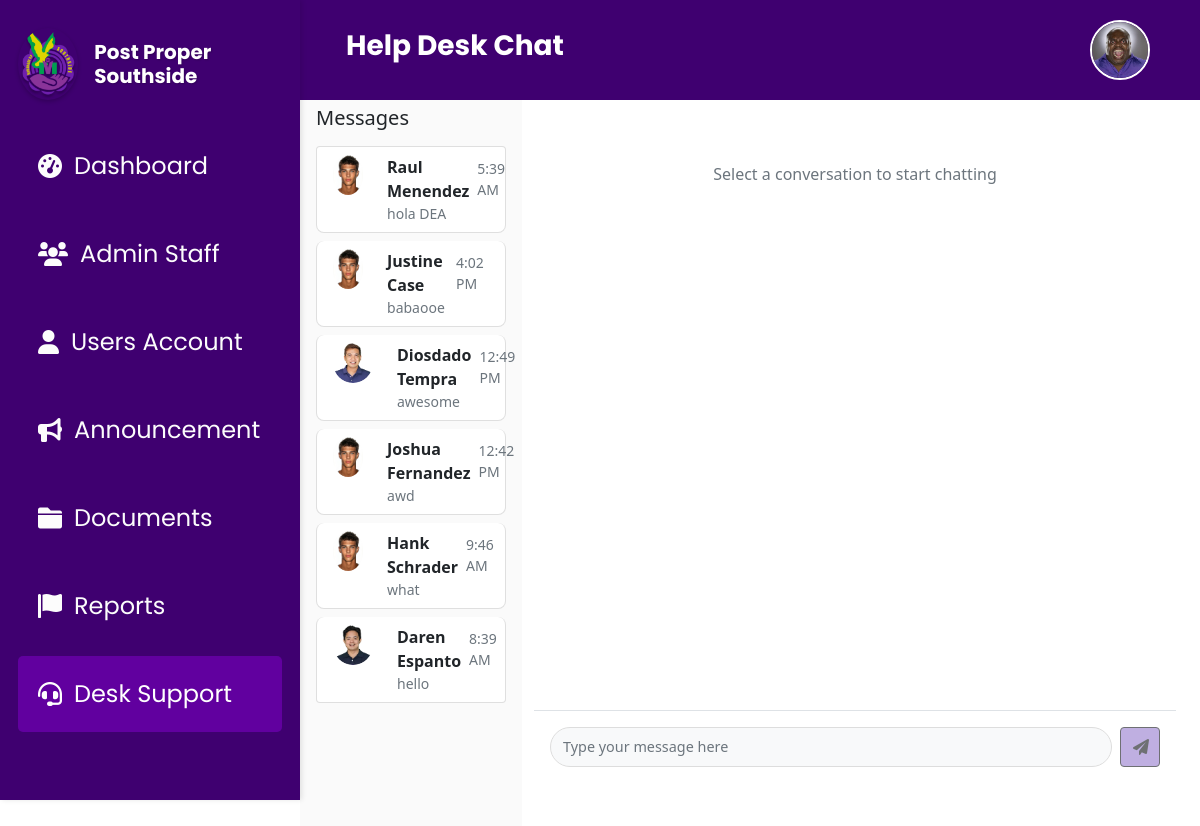
The app's page /desk_support.php (signed in), older data.
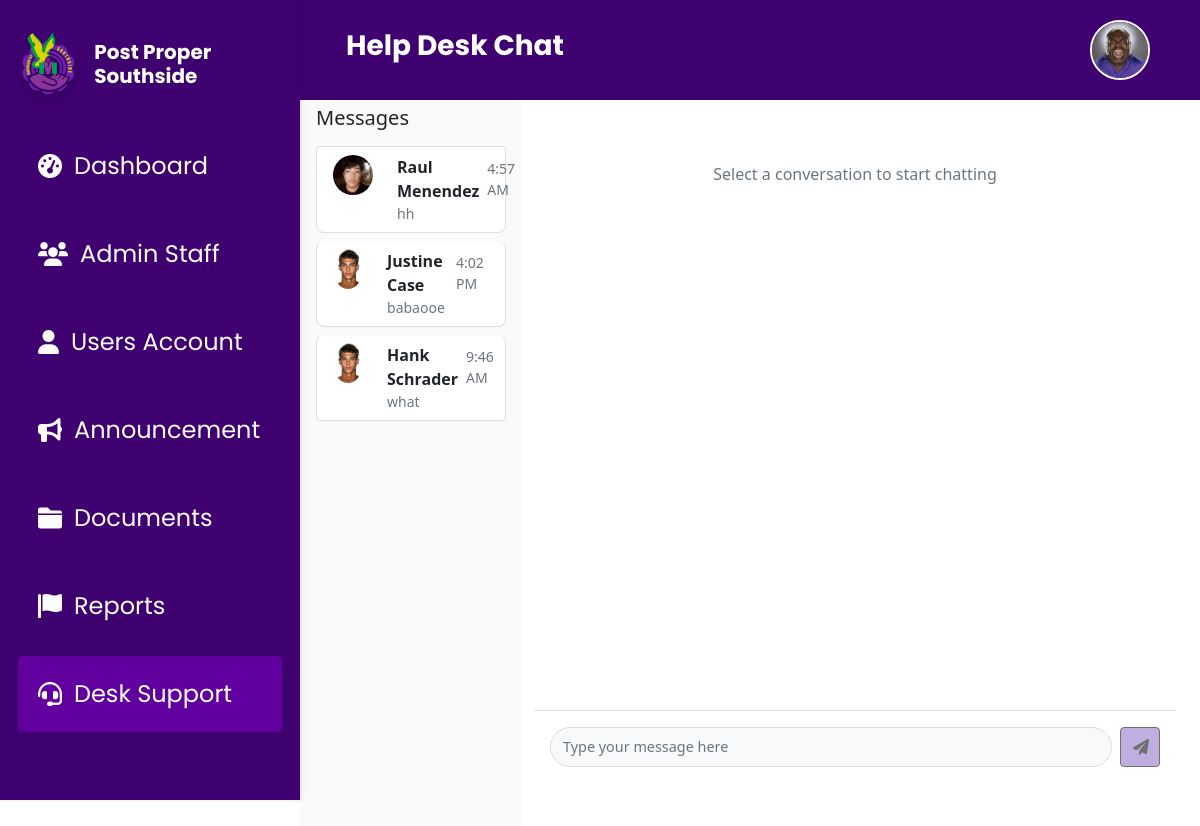
The same page, newer data.
### tables this page shows
CREATE TABLE `user_accounts` (
  `id` int(11) NOT NULL,
  `firstName` varchar(50) NOT NULL,
  `lastName` varchar(50) NOT NULL,
  `username` varchar(50) NOT NULL,
  `age` int(11) DEFAULT NULL,
  `gender` enum('male','female') NOT NULL,
  `adrHouseNo` varchar(10) DEFAULT NULL,
  `adrZone` varchar(20) DEFAULT NULL,
  `adrStreet` varchar(100) DEFAULT NULL,
  `birthday` varchar(255) DEFAULT NULL,
  `password` varchar(255) NOT NULL,
  `user_profile_picture` longtext NOT NULL,
  `last_active` timestamp NULL DEFAULT NULL,
  `full_name` varchar(255) GENERATED ALWAYS AS (concat(`firstName`,' ',`lastName`)) STORED,
  `status` enum('pending','verified','rejected') NOT NULL DEFAULT 'pending',
  `user_valid_id` longtext DEFAULT NULL,
  `user_valid_id_back` longtext DEFAULT NULL
);

### desk_support.php (the view, shortened to what this page needs)
<?php
include 'db.php';
try {
    $query = "SELECT DISTINCT
                u.id,
                u.firstName,
                u.lastName,
                u.user_profile_picture,
                (SELECT m2.message
                 FROM messages m2
                 WHERE (m2.sender_id = u.id OR (m2.is_admin = 1 AND m2.sender_id = u.id))
                 ORDER BY m2.timestamp DESC
                 LIMIT 1) as latest_message,
                (SELECT m3.timestamp
                 FROM messages m3
                 WHERE (m3.sender_id = u.id OR (m3.is_admin = 1 AND m3.sender_id = u.id))
                 ORDER BY m3.timestamp DESC
                 LIMIT 1) as last_message_time
              FROM user_accounts u
              LEFT JOIN messages m ON u.id = m.sender_id
              WHERE EXISTS (
                SELECT 1
                FROM messages m4
                WHERE m4.sender_id = u.id
              )
              GROUP BY u.id
              ORDER BY last_message_time DESC";
    $stmt = $conn->prepare($query);
    $stmt->execute();
    $users_with_messages = $stmt->fetchAll(PDO::FETCH_ASSOC);
} catch (PDOException $e) {
    error_log("Database error: " . $e->getMessage());
    $users_with_messages = [];
}
?>
<!DOCTYPE html>
<html lang="en">
<head>
    <link href="https://cdn.jsdelivr.net/npm/bootstrap@5.3.0/dist/css/bootstrap.min.css" rel="stylesheet">
    <link rel="stylesheet" href="css/DeskSupport.css">
    <link rel="stylesheet" href="css/root.css">
    <link rel="stylesheet" href="https://cdnjs.cloudflare.com/ajax/libs/font-awesome/6.0.0-beta3/css/all.min.css">
</head>
<body>
<?php
    include 'header.php';
    include 'sidebar.php';
?>
<div class="container-fluid" style="margin-left:18rem; max-width: calc(100% - 18rem);">
    <div class="row">
        <div class="col-lg-3 col-md-4 bg-sidebar p-3">
            <h5 class="text-dark mb-3">Messages</h5>
            <div class="list-group" id="userList">
                <?php if (!empty($users_with_messages)): ?>
                    <?php foreach ($users_with_messages as $user): ?>
                        <?php
                            $timestamp = isset($user['last_message_time'])
                                ? date('g:i A', strtotime($user['last_message_time']))
                                : '';
                        ?>
                        <div class="list-group-item list-group-item-action user-chat-item"
                            data-user-id="<?php echo htmlspecialchars($user['id']); ?>"
                            data-user-name="<?php echo htmlspecialchars($user['firstName'] . ' ' . $user['lastName']); ?>">
                            <div class="d-flex w-100">
                                <img src="<?php echo !empty($user['user_profile_picture']) ?
                                    htmlspecialchars($user['user_profile_picture']) : 'assets/profile.jpg'; ?>"
                                    class="rounded-circle me-3" width="40" height="40" alt="User">
                                <div class="flex-grow-1">
                                    <div class="name d-flex justify-content-between align-items-center">
                                        <strong><?php echo htmlspecialchars($user['firstName'] . ' ' . $user['lastName']); ?></strong>
                                        <?php if ($timestamp): ?>
                                            <small class="text-muted"><?php echo $timestamp; ?></small>
                                        <?php endif; ?>
                                    </div>
                                    <p class="text-muted small mb-0 text-truncate">
                                        <?php echo htmlspecialchars($user['latest_message'] ?? 'No messages'); ?>
                                    </p>
                                </div>
                            </div>
                        </div>
                    <?php endforeach; ?>
                <?php else: ?>
                    <div class="text-center text-muted">
                        <p>No messages yet</p>
                    </div>
                <?php endif; ?>
            </div>
        </div>
        <div class="col-lg-9 col-md-8 chat-container" >
            <div id="chat-window" class="chat-window p-4">
                <div class="text-center text-muted mt-5">
                    <p>Select a conversation to start chatting</p>
                </div>
            </div>
            <div class="chat-input d-flex align-items-center p-3 border-top">
                <input type="text" id="messageInput" class="form-control me-2" placeholder="Type your message here" disabled>
                <button id="sendMessageBtn" class="btn btn-purple" disabled>
                    <i class="fas fa-paper-plane"></i>
                </button>
            </div>
        </div>
    </div>
</div>
</body>
</html>

Row changes from the older to the newer data that the page shows:
removed user_accounts: user_profile_picture (picture), firstName+lastName "Diosdado Tempra", timestamp "12:49 PM", latest_message "awesome"
removed user_accounts: firstName+lastName "Joshua Fernandez", timestamp "12:42 PM", latest_message "awd"
removed user_accounts: user_profile_picture (picture), firstName+lastName "Daren Espanto", timestamp "8:39 AM", latest_message "hello"
changed user_accounts "Raul Menendez": user_profile_picture: picture added in place of a placeholder; timestamp "5:39 AM" → "4:57 AM"; latest_message "hola DEA" → "hh"
